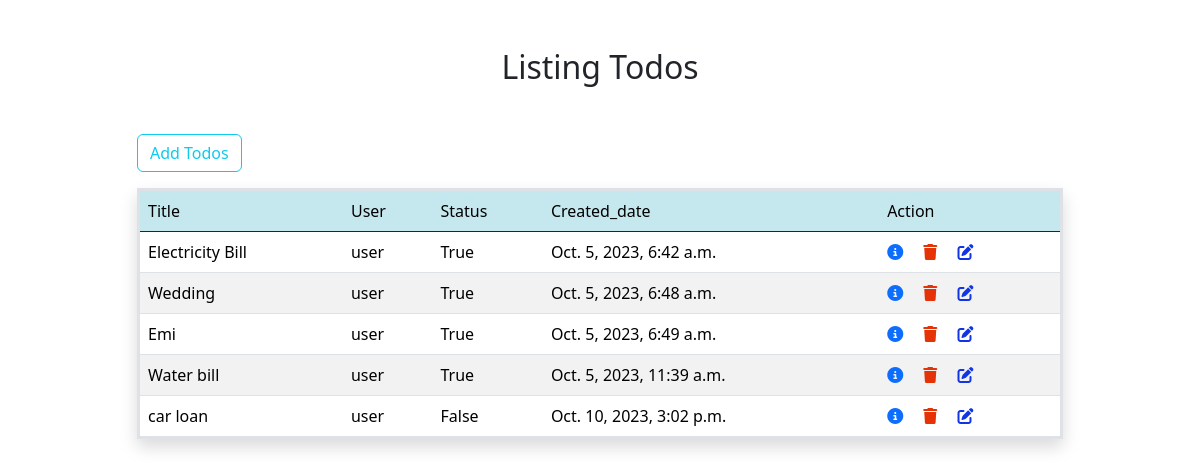
/all/ (signed in), run on the app's committed database.
### remainder/models.py (models this page shows, shortened)
class Todos(models.Model):
    title=models.CharField(max_length=200)
    created_date=models.DateTimeField(auto_now_add=True)
    status=models.BooleanField(default=False)
    user=models.ForeignKey(User,on_delete=models.CASCADE)

### remainder/views.py (the view)
# urls.py: path("all/",TodoListView.as_view(),name="list-todo"),
@method_decorator(signin_required,name="dispatch")
class TodoListView(ListView):
    template_name="remainder/todo_list.html"
    context_object_name="todos"
    model=Todos
    def get_queryset(self):
        qs=Todos.objects.filter(user=self.request.user)
        return qs

### remainder/views.py (called while the page is built)
def signin_required(fn):
    def wrapper(request,*args,**kwargs):
        if not request.user.is_authenticated:
            messages.error(request,"invalid session, please login to your account")
            return redirect("signin")
        else:
            return fn(request,*args,**kwargs)
    return wrapper

### remainder/templates/remainder/todo_list.html (shortened to what this page needs)
<!DOCTYPE html>
<html lang="en">
<head>
    <link href="https://cdn.jsdelivr.net/npm/bootstrap@5.3.2/dist/css/bootstrap.min.css" rel="stylesheet">
</head>
<body>
    <div class="container">
        <div class="row mt-5 ">
            <h2 class="text-center mb-5 ">Listing Todos</h2>
            <div class="col-1"></div>
            <div class="col-10 ">
                <table class="table table-striped table-hover table-3 border border-3 border shadow">
                    <tr class="table table-info border border-dark">
                        <td>Title</td>
                        <td>User</td>
                        <td>Status</td>
                        <td>Created_date</td>
                        <td>Action</td>
                    </tr>
                    {%for todo in todos%}
                    <tr>
                        <td>{{todo.title}}</td>
                        <td>{{todo.user}}</td>
                        <td>{{todo.status}}</td>
                        <td>{{todo.created_date}}</td>
                        <td>
                            <a href="{% url 'detail-todo' todo.id%}" class="me-3"><i class="fa-solid fa-circle-info"></i></a>
                            <a href="{% url 'remove-todo' todo.id%}" class="me-3"><i class="fa-solid fa-trash" style="color: #e53206;"></i></a>
                            <a href="{% url 'change-todo' todo.id%}" ><i class="fa-solid fa-pen-to-square" style="color: #1134e4;"></i></a>
                        </td>
                    </tr>
                    {% endfor %}
                    <a href="{% url 'todo-add'%}"class="btn btn-outline-info mb-3">Add Todos</a>
                </table>
            </div>
            <div class="col-1">
            </div>
        </div>
    </div>
</body>
</html>

### data on the page
Todos: title "Electricity Bill", user "user", status "True", created_date "Oct. 5, 2023, 6:42 a.m."
Todos: title "Wedding", user "user", status "True", created_date "Oct. 5, 2023, 6:48 a.m."
Todos: title "Emi", user "user", status "True", created_date "Oct. 5, 2023, 6:49 a.m."
Todos: title "Water bill", user "user", status "True", created_date "Oct. 5, 2023, 11:39 a.m."
Todos: title "car loan", user "user", status "False", created_date "Oct. 10, 2023, 3:02 p.m."
